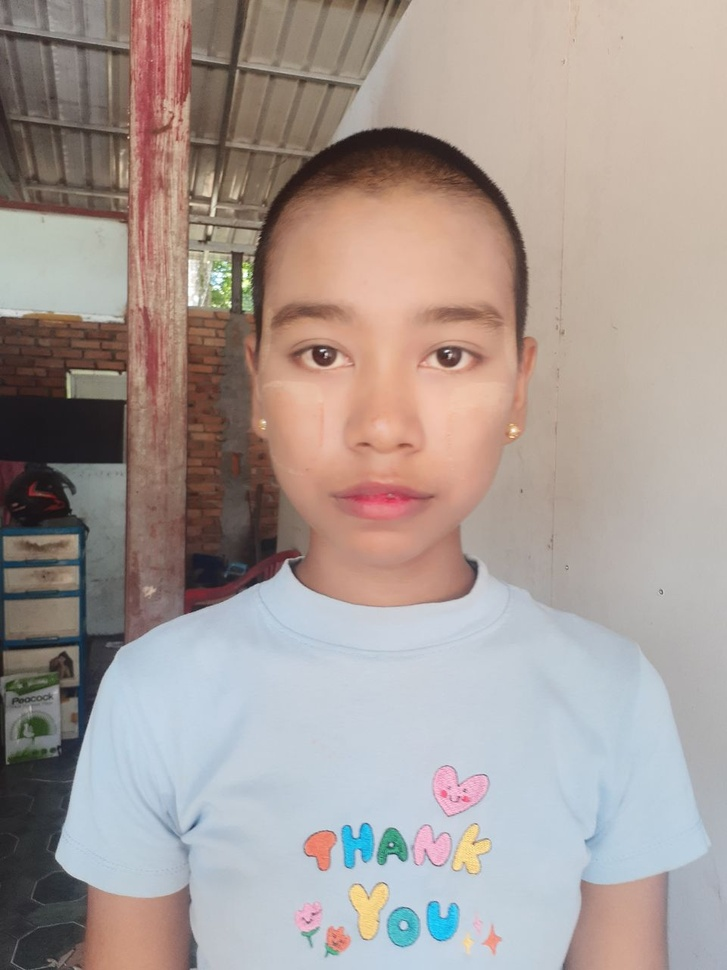
#> input picture img.jpg, 727 x 970 px, shrunk from 960 x 1280 before the run
$ python main2.py
#> lines starting #> are read from the running program, lines starting #| are printed output that depends on the picture
import cv2

# Load the input image
img = cv2.imread('img.jpg')
#> img is the input picture: shape (970, 727, 3); mean B, G, R 149.9, 155.1, 167.1

# Convert the image to grayscale
gray = cv2.cvtColor(img, cv2.COLOR_BGR2GRAY)
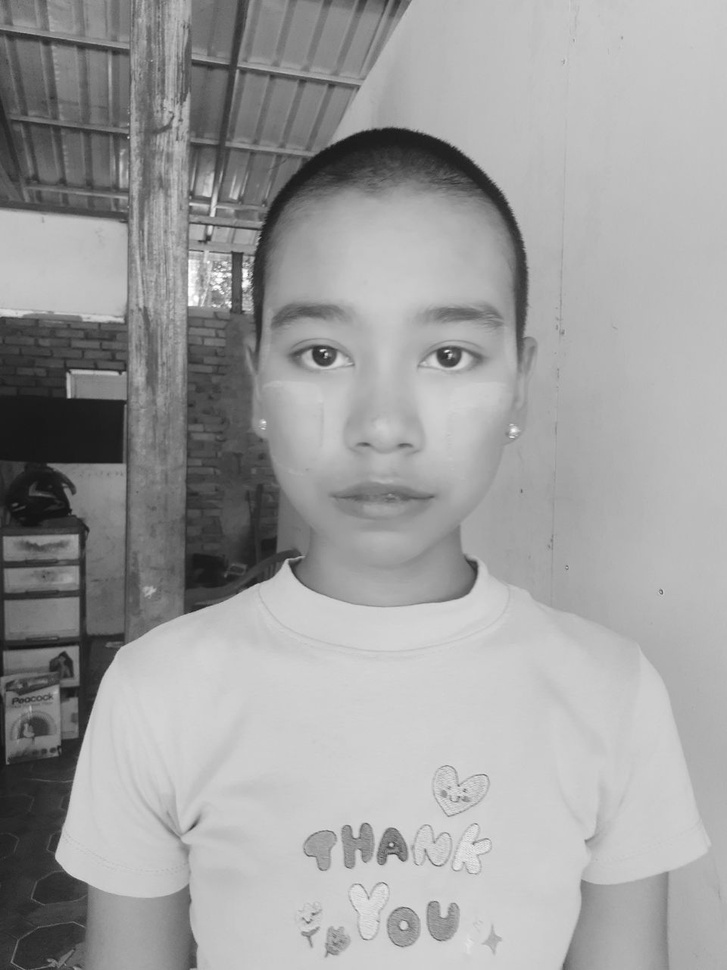
#> gray: shape (970, 727); min 17, max 255, mean 158.1

# Load the face detector
face_cascade = cv2.CascadeClassifier('/usr/share/opencv4/haarcascades/haarcascade_frontalface_default.xml')

if face_cascade.empty():
    raise IOError('Unable to load the face cascade classifier xml file')


# Detect faces in the grayscale image
faces = face_cascade.detectMultiScale(gray, scaleFactor=1.1, minNeighbors=5)
#> faces = [[216, 219, 336, 336]]

# Crop the image for each detected face
for (x, y, w, h) in faces:
    # Crop the image using array slicing
    print('x : ',x,y,w,h)
    face_crop = img[y:y+h+1000, x:x+w+1000]
    # Display the cropped face image
    cv2.imshow("Face Crop", face_crop)
    cv2.waitKey(0)
#> this loop made 1 pass
#| x :  216 219 336 336
#> pass 1, `face_crop = img[y:y+h+1000, x:x+w+1000]`:
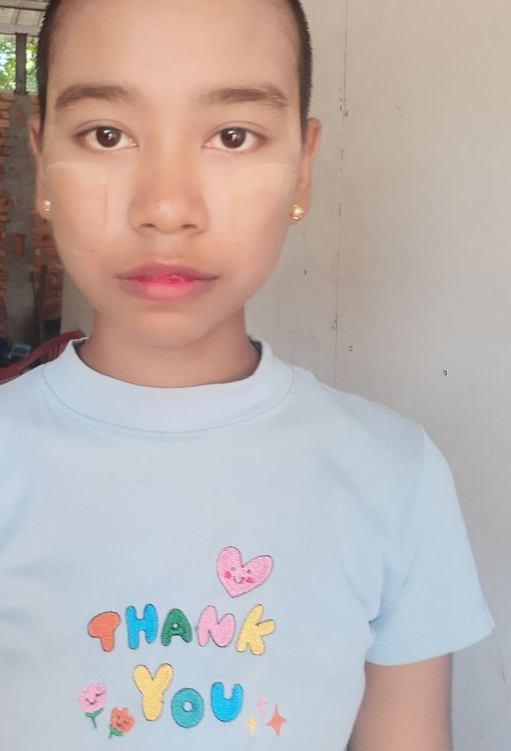
#> face_crop: shape (751, 511, 3); mean B, G, R 172.8, 176, 186.8

# Close all windows
cv2.destroyAllWindows()

$ run again, with crop.jpg copied over img.jpg
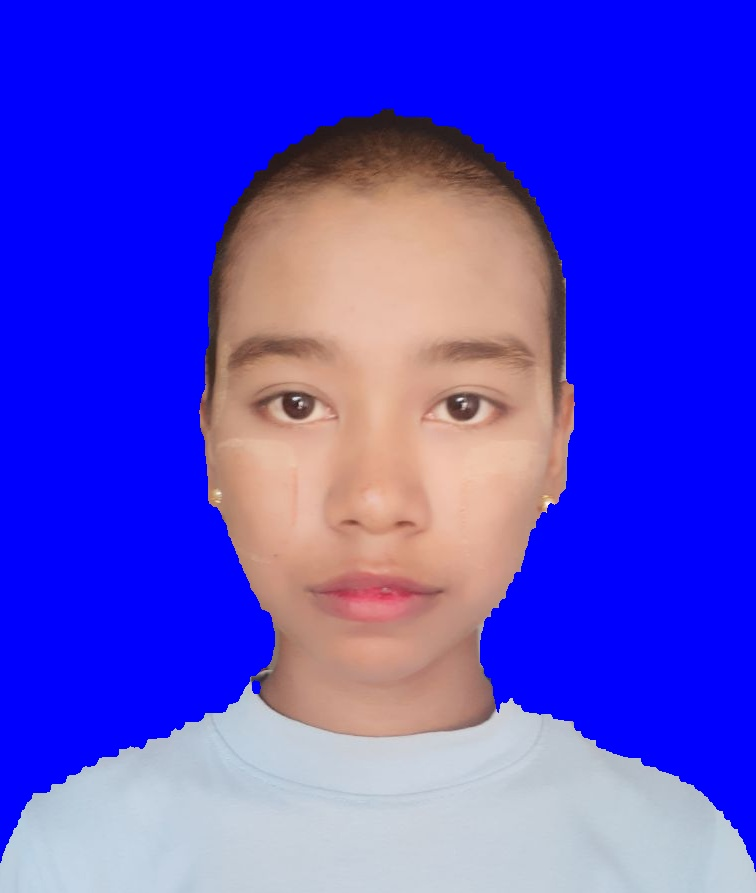
#> input picture crop.jpg, 756 x 893 px
#> img is the input picture: shape (893, 756, 3); mean B, G, R 212.3, 71.6, 82.3
#> `gray = cv2.cvtColor(img, cv2.COLOR_BGR2GRAY)`:
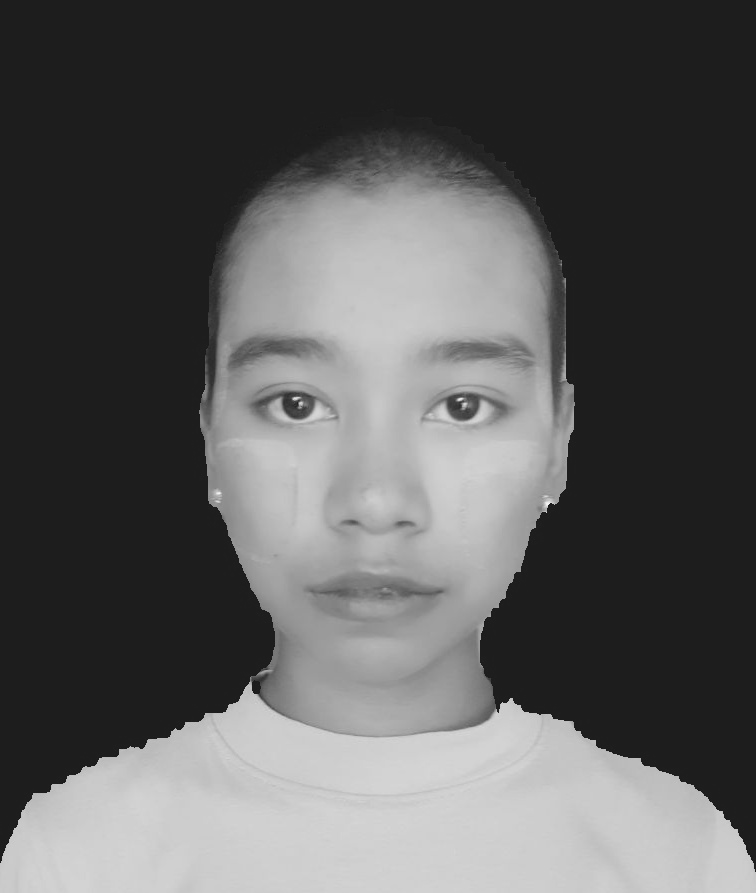
#> gray: shape (893, 756); min 22, max 247, mean 90.8
#> faces = [[148, 213, 464, 464]]
#> the loop `for (x, y, w, h) in faces:` made 1 pass
#> (printed output is left out)
#> pass 1, `face_crop = img[y:y+h+1000, x:x+w+1000]`:
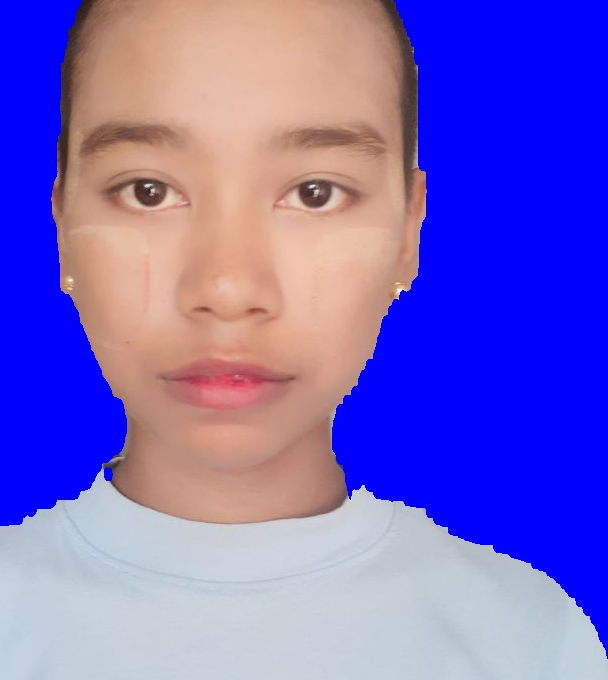
#> face_crop: shape (680, 608, 3); mean B, G, R 197.4, 104.5, 121

$ run again, with crop2.jpg copied over img.jpg
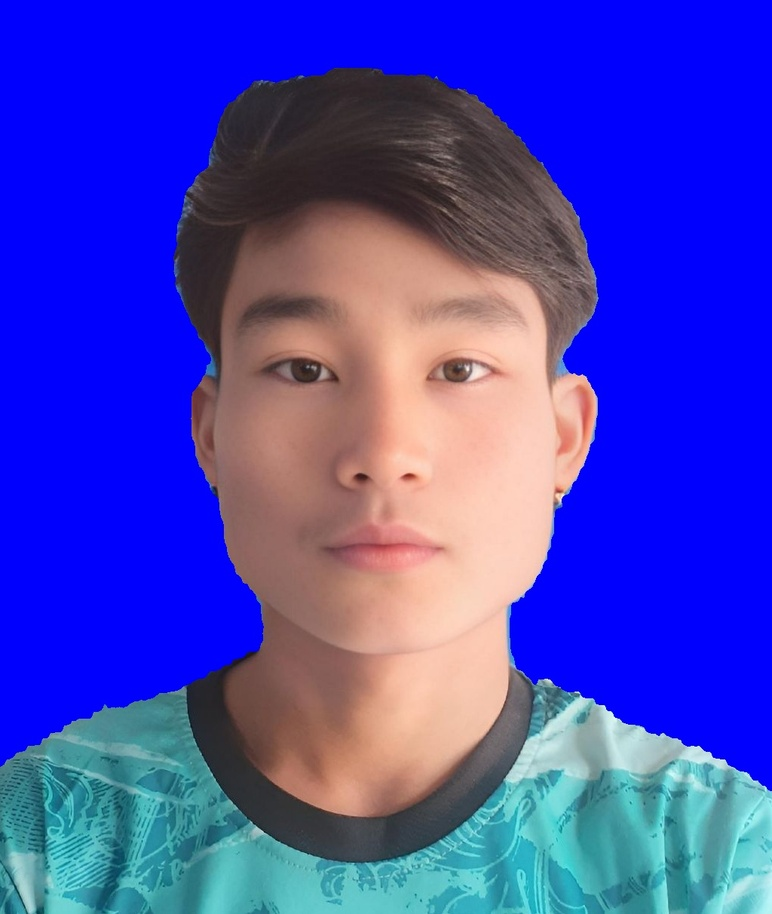
#> input picture crop2.jpg, 772 x 914 px, shrunk from 1024 x 1212 before the run
#> img is the input picture: shape (914, 772, 3); mean B, G, R 186.8, 68.4, 68.1
#> `gray = cv2.cvtColor(img, cv2.COLOR_BGR2GRAY)`:
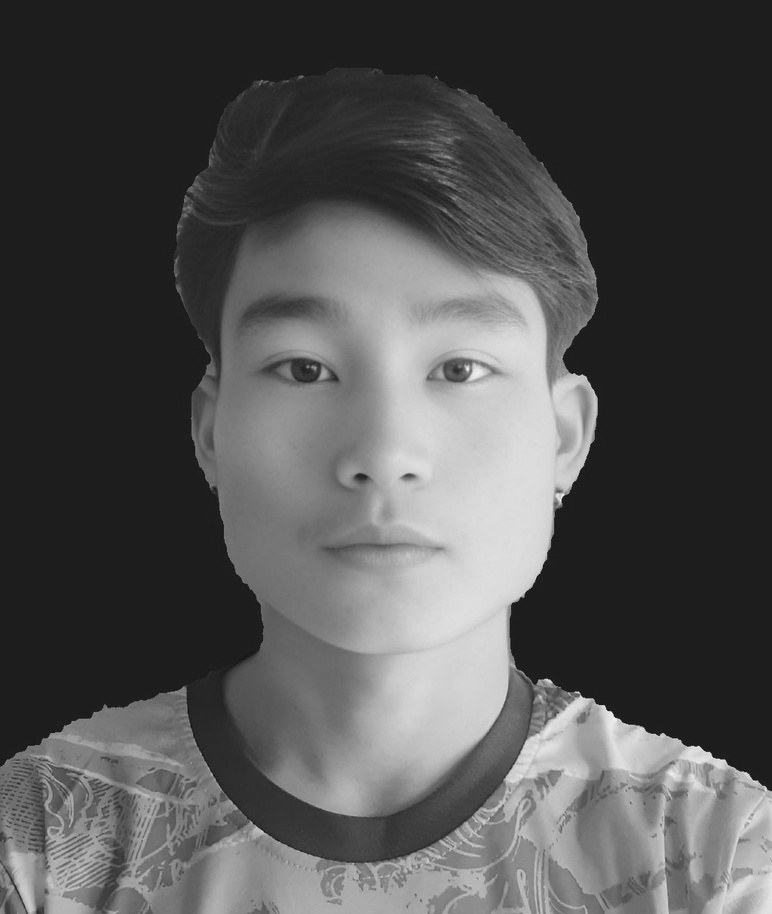
#> gray: shape (914, 772); min 12, max 245, mean 81.8
#> faces = [[153, 190, 462, 462]]
#> the loop `for (x, y, w, h) in faces:` made 1 pass
#> (printed output is left out)
#> pass 1, `face_crop = img[y:y+h+1000, x:x+w+1000]`:
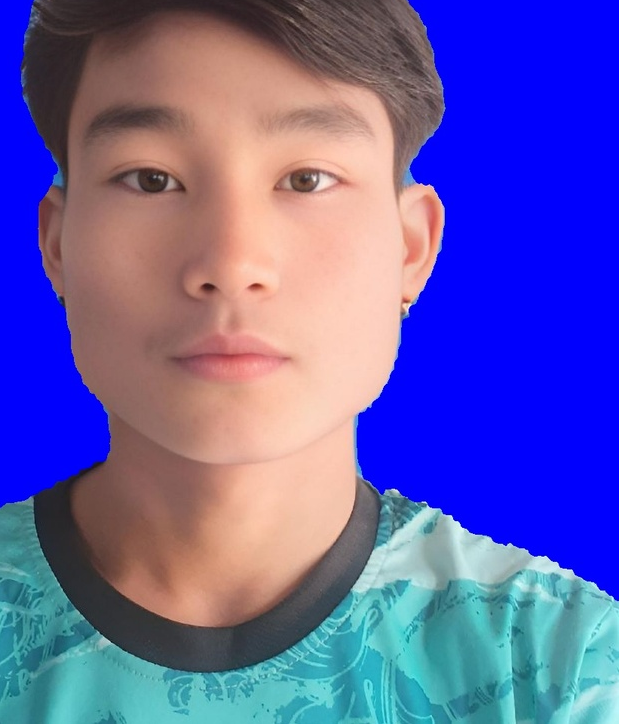
#> face_crop: shape (724, 619, 3); mean B, G, R 169.8, 94.6, 98.9
